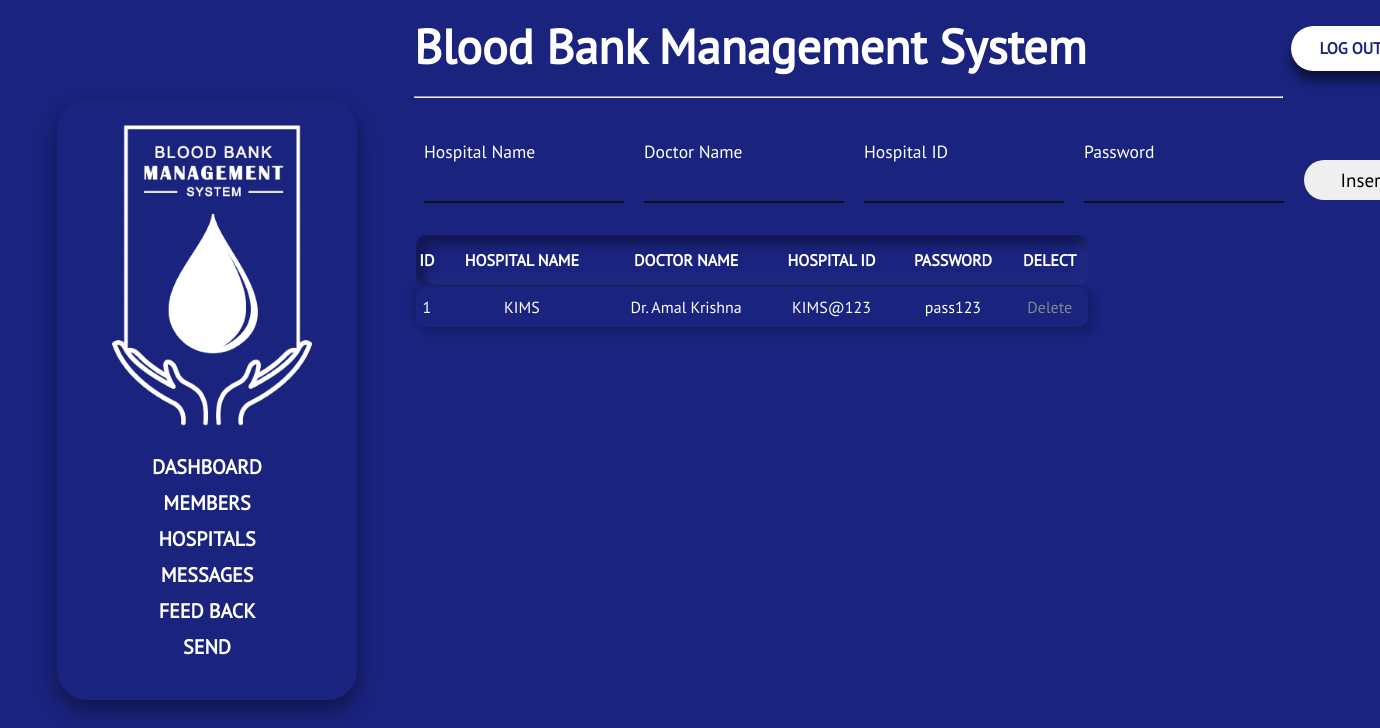
The page /admin/hospital.php (signed in) on the database its author committed.
### tables this page shows
CREATE TABLE `tbl_hospital` (
  `ID` int(11) NOT NULL,
  `HOS_NAME` varchar(50) NOT NULL,
  `DR_NAME` varchar(50) NOT NULL,
  `HOS_ID` varchar(30) NOT NULL,
  `PASSWORD` varchar(30) NOT NULL,
  `LOGS` datetime NOT NULL
);

### admin/hospital.php (the view, shortened to what this page needs)
<?php
	require_once '../connection.php';
	if (isset($_SESSION['ID']))
	{
?>
<!DOCTYPE html>
<html>
<head>
	<link rel="stylesheet" type="text/css" href="../assets/css/all.css">
	<link rel="stylesheet" type="text/css" href="../assets/css/dashboard.css">
	<link rel="stylesheet" type="text/css" href="../assets/css/hospital.css">
	<link rel="stylesheet" type="text/css" href="../assets/css/aos.css">
</head>
<body>
	<div class="container">
		<div class="side-left">
			<?php
				include_once 'includes/sidebar.php';
			?>
		</div>
		<div class="side-right">
			<?php
				include_once 'includes/header.php';
			?><br>
			<form action="add_hos.php" method="POST" data-aos="fade-down" data-aos-delay="300">
			<div class="data-box">
				<div>
					<p>Hospital Name</p>
					<input type="text" name="name">
				</div>
				<div>
					<p>Doctor Name</p>
					<input type="text" name="user">
				</div>
				<div>
					<p>Hospital ID</p>
					<input type="text" name="user_id">
				</div>
				<div>
					<p>Password</p>
					<input type="password" name="password">
				</div>
				<div>
					<input type="submit" name="submit" value="Insert">
				</div>
			</div>
			</form>
			<div class="table-box">
				<table data-aos="fade-down" data-aos-delay="350">
					<tr class="thead">
						<th>ID</th>
						<th>HOSPITAL NAME</th>
						<th>DOCTOR NAME</th>
						<th>HOSPITAL ID</th>
						<th>PASSWORD</th>
						<th>DELECT</th>
					</tr>
				<?php
					$sl = 1;
					$sql = "SELECT * FROM tbl_hospital";
					$data = mysqli_query($conn,$sql);
					while($row = mysqli_fetch_assoc($data))
					{
						echo '<tr class="second">';
							echo '<td>'.$sl.'</td>';
							echo '<td>'.$row["HOS_NAME"].'</td>';
							echo '<td>'.$row["DR_NAME"].'</td>';
							echo '<td>'.$row["HOS_ID"].'</td>';
							echo '<td>'.$row["PASSWORD"].'</td>';
							echo '<td><a href="del_hos.php?id='.$row['ID'].'" class="btn-danger">Delete</a></td>';
						echo '</tr>';
						$sl++;
					}
				?>
				</table>
			</div>
		</div>
	</div>
</body>
</html>
<?php
	}
	else
	{
		header('location:index.php');
	}
?>

### assets/css/dashboard.css (style rules this page uses)
* { margin: 0; padding: 0; box-sizing: border-box; font-family: my_PTSans; }
body { background-color: #1a237e; color: #fff; }
.container { width: 100%; }
.side-left { float: left; width: 30%; height: 100vh; position: fixed; }
.side-right { float: right; width: 70%; }

### assets/css/hospital.css (style rules this page uses)
.data-box { display: flex; }
.data-box div { margin: 10px; }
.data-box div p { font-size: 1.1em; }
.data-box div input[type='text'],input[type='password'] { width: 200px; height: 30px; margin-top: 10px; padding-left: 10px; outline: none; background: transparent; border: none; font-size: 19px; border-bottom: 2px solid #111; }
input[type='submit'],input[type='button'] { width: 120px; height: 40px; margin: 0; padding: 0; position: relative; top: 20px; border: none; outline: none; cursor: pointer; font-size: 19px; border-radius: 30px; }
.btn-danger { text-decoration: none; color: #7f8c8d; }
table { width: 70%; margin-top: 20px; text-align: center; }
table .thead { height: 50px; font-size: 16px; background-color: #1a237e; border-radius: 10px; box-shadow: inset 10px 10px 10px rgba(0,0,0,0.3), inset -10px -10px 10px rgba(255,255,255,0.03); }
table .second { height: 40px; border-radius: 10px; box-shadow: -5px -5px 10px rgba(0,0,0,0.09), 5px 5px 10px rgba(0,0,0,0.2); }

### admin/includes/sidebar.php (style rules this page uses)
.container { display: block; height: 100vh; position: relative; }

### rows shown on the page
tbl_hospital: HOS_NAME "KIMS", DR_NAME "Dr. Amal Krishna", HOS_ID "KIMS@123", PASSWORD "pass123"
